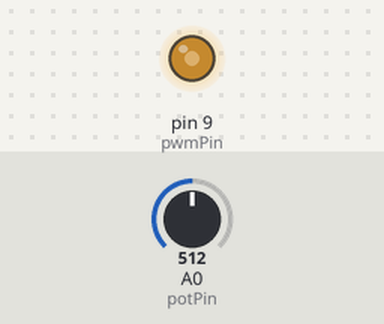
The sketch below on a simulated Arduino Uno, built with avr-gcc and run on an emulated ATmega328P. Shown: output pins drawn as LEDs (lit = HIGH). The test bench sets the inputs (shaded band); at power-on: A0 (potPin) = 512.

Above: at 1.2 s.
1.3 s: A0 (potPin) set to 716
At 2.2 s:
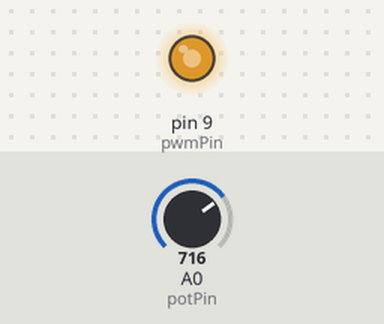
2.8 s: A0 (potPin) set to 900
At 3.3 s:
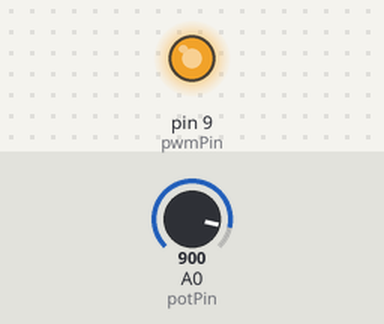
4.3 s: A0 (potPin) set to 122
At 5.5 s:
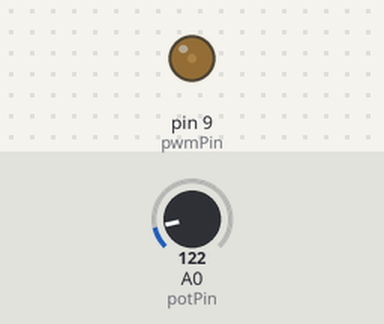
5.8 s: A0 (potPin) set to 0
At 6.8 s:
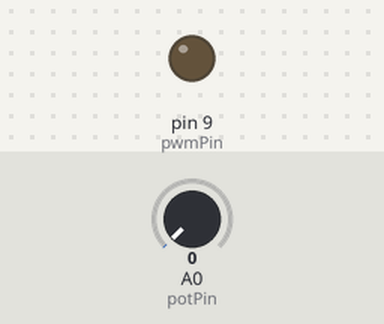
7.3 s: A0 (potPin) set to 511
At 8.0 s:
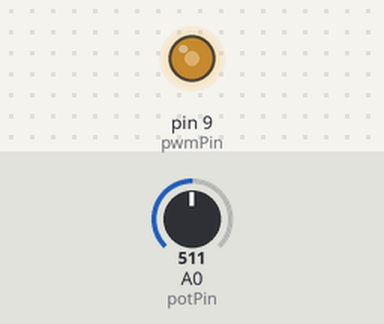
Timing chart, 0 to 9.8 s (numbered marks = the images above; inputs shaded):
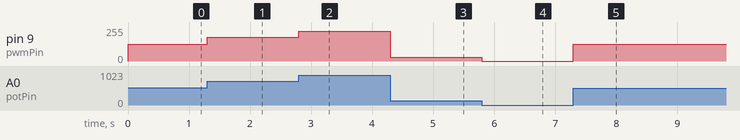

The sketch:

basicAnalog.ino
```cpp
const int potPin = A0;
const int pwmPin = 9;

int potValue = 0;
int pwmValue = 0;


void setup() {

}

void loop() {

  potValue = analogRead(potPin);

  pwmValue = map(potValue, 0, 1023, 0, 255);

  analogWrite(pwmPin, pwmValue);

}
```

Measured:
- after the input at 1.3 s, pin 9 (pwmPin): 127/255 → 178/255 at once
- after the input at 2.8 s, pin 9 (pwmPin): 178/255 → 224/255 at once
- after the input at 4.3 s, pin 9 (pwmPin): 224/255 → 30/255 at once
- after the input at 5.8 s, pin 9 (pwmPin): 30/255 → 0/255 at once
- after the input at 7.3 s, pin 9 (pwmPin): 0/255 → 127/255 at once
